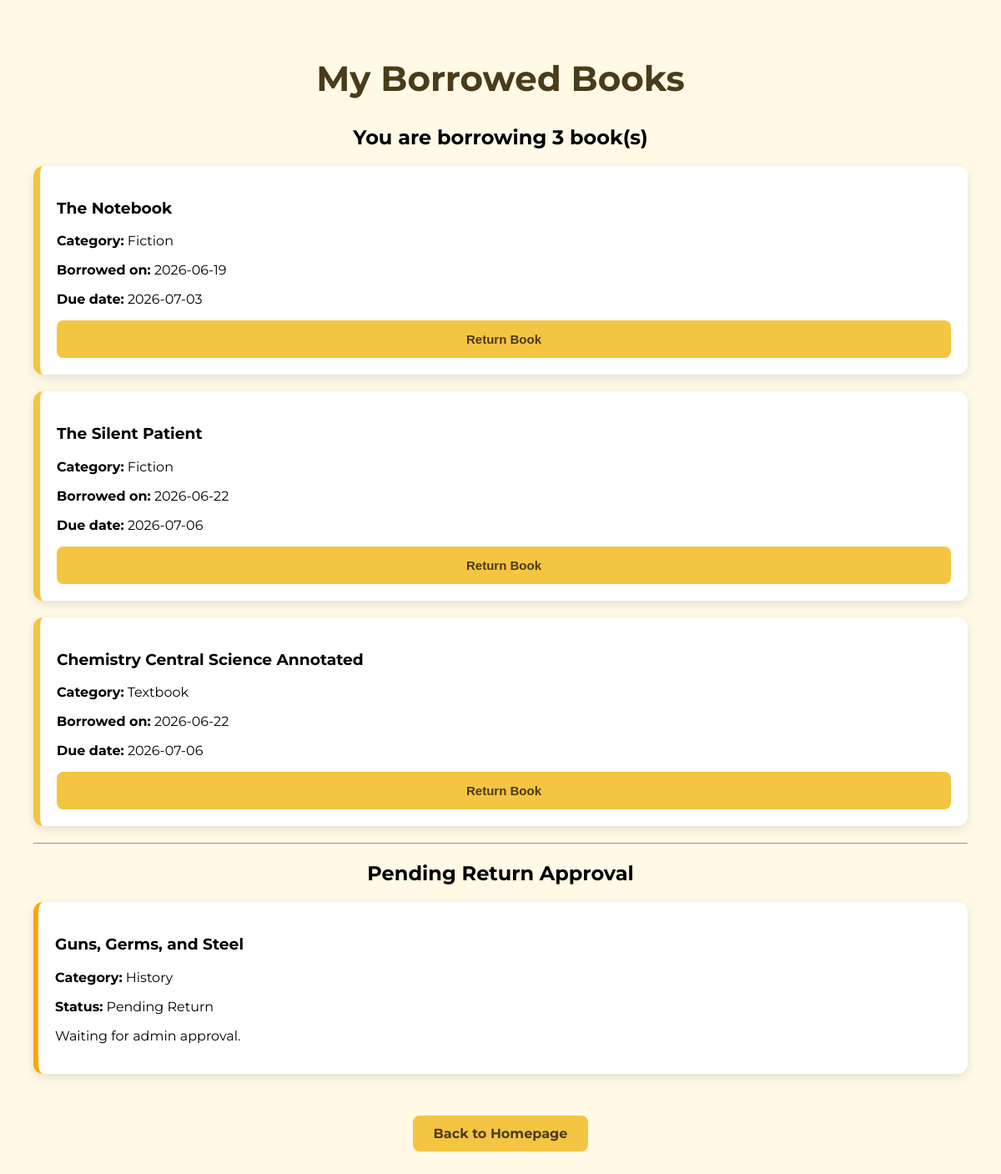
The page /mybooks (signed in) on the database as committed earlier.
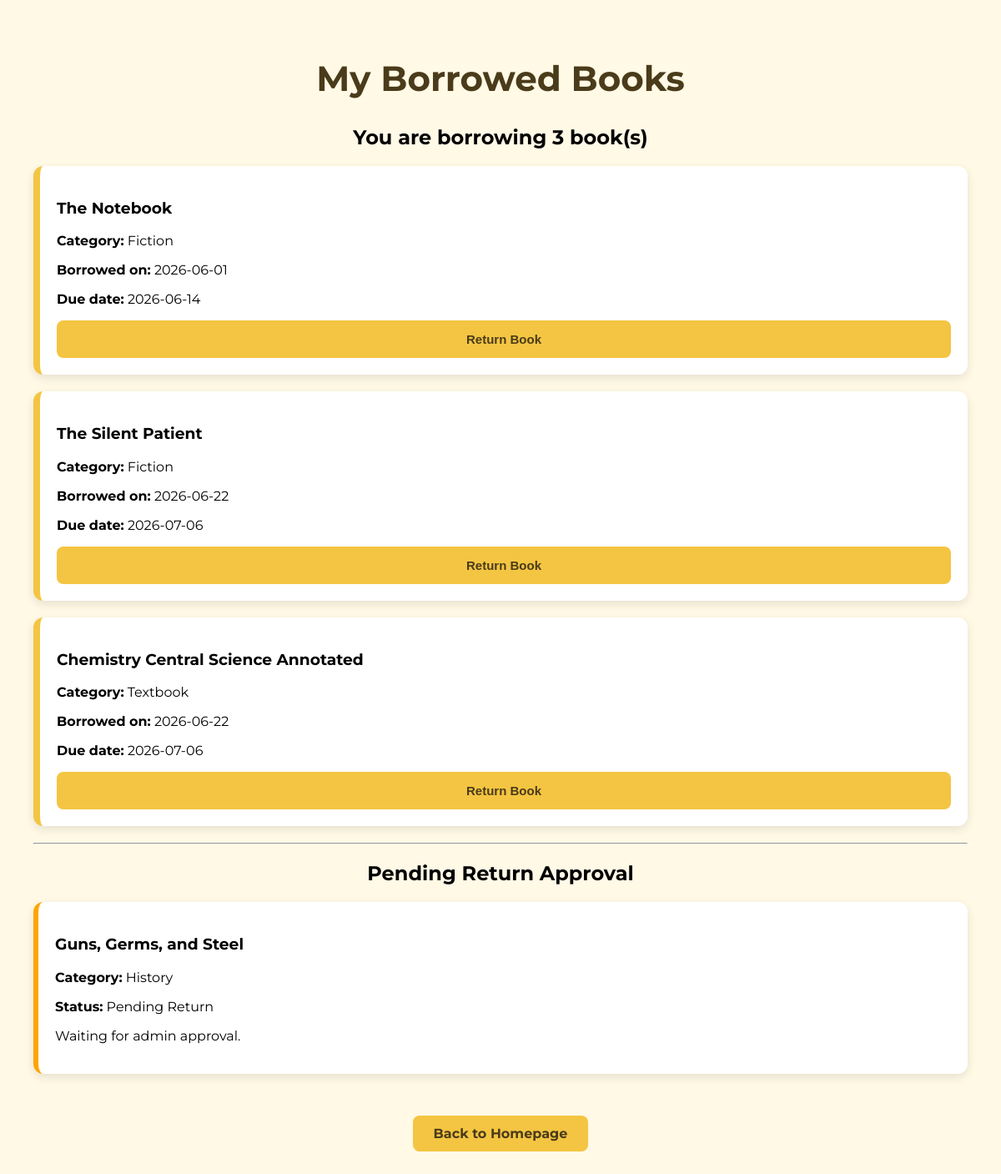
The same page on the database as committed later.
### tables this page shows
CREATE TABLE borrowed_books(
        id INTEGER PRIMARY KEY AUTOINCREMENT,
        user_id INTEGER,
        book_title TEXT,
        borrow_date TEXT,
        due_date TEXT,
        status TEXT, is_blocked INTEGER DEFAULT 0, return_date TEXT,
        FOREIGN KEY(user_id) REFERENCES users(id)
    );

### app.py (the view)
@app.route("/mybooks")
def my_books():
    if "user_id" not in session:
        return redirect(url_for("sign_in"))
    conn = sqlite3.connect("library.db")
    cursor = conn.cursor()
    cursor.execute("""
    SELECT book_title, borrow_date, due_date
    FROM borrowed_books
    WHERE user_id=? AND status='Borrowed'
    """, (session["user_id"],))
    borrowed_books = cursor.fetchall()
    cursor.execute("""
    SELECT book_title, borrow_date, due_date
    FROM borrowed_books
    WHERE user_id=? AND status='Pending Return'
    """, (session["user_id"],))
    pending_books = cursor.fetchall()
    conn.close()
    books = load_books()
    borrowed_book_details = []
    pending_book_details = []
    for borrowed in borrowed_books:
        title = borrowed[0]
        for book in books:
            if book["title"] == title:
                book_copy = book.copy()
                book_copy["borrow_date"] = borrowed[1]
                book_copy["due_date"] = borrowed[2]
                borrowed_book_details.append(book_copy)
    for borrowed in pending_books:
        title = borrowed[0]
        for book in books:
            if book["title"] == title:
                book_copy = book.copy()
                book_copy["borrow_date"] = borrowed[1]
                book_copy["due_date"] = borrowed[2]
                pending_book_details.append(book_copy)
    return render_template(
        "my_books.html",
        books=borrowed_book_details,
        pending_books=pending_book_details
    )

### app.py (called while the page is built)
def load_books():
    books = []
    with open("book.txt", "r", encoding="utf-8") as file:
        for line in file:
            if line.strip():
                title, category, genre, summary = line.strip().split("|")
                books.append({
                    "title": title,
                    "category": category,
                    "genre": genre,
                    "summary": summary
                })
    return books

### templates/my_books.html (shortened to what this page needs)
<!DOCTYPE html>
<html>
<head>
    <link rel="stylesheet"
          href="{{ url_for('static', filename='my_books.css') }}">
</head>
<body>
    <h1>My Borrowed Books</h1>
    <h2>You are borrowing {{ books|length }} book(s)</h2>
    {% if books %}
        {% for book in books %}
           <div class="book-card">
            <h3>{{ book.title }}</h3>
            <p><b>Category:</b> {{ book.category }}</p>
            <p><b>Borrowed on:</b> {{ book.borrow_date }}</p>
            <p><b>Due date:</b> {{ book.due_date }}</p>
            <form action="{{ url_for('return_book', title=book.title) }}"
                  method="post">
                <button type="submit" class="btn">
                    Return Book
                </button>
            </form>
           </div>
        {% endfor %}
    {% else %}
       <p>You have not borrowed any books yet.</p>
    {% endif %}
    <hr>
    <h2>Pending Return Approval</h2>
    {% if pending_books %}
        {% for book in pending_books %}
           <div class="book-card pending-card">
                <h3>{{ book.title }}</h3>
                <p><b>Category:</b> {{ book.category }}</p>
                <p><b>Status:</b> Pending Return</p>
                <p>Waiting for admin approval.</p>
            </div>
        {% endfor %}
    {% else %}
       <p>No pending return requests.</p>
    {% endif %}
    <a href="/" class="back-btn">
        Back to Homepage
    </a>
</body>
</html>

### static/my_books.css (style rules this page uses)
:root { --primary: #F4C542; --secondary: #FFE08A; --background: #FFF9E6; --text: #4A3B1A; --white: #FFFFFF; }
body { background-color: #FFF9E6; font-family: "Montserrat", sans-serif; text-align: center; margin: 0; padding: 40px; }
h1 { color: #4A3B1A; font-size: 42px; margin-bottom: 30px; font-family: "Montserrat", sans-serif; }
.book-card { background: white; border-left: 8px solid #F4C542; border-radius: 12px; padding: 20px; margin-bottom: 20px; text-align: left; box-shadow: 0 4px 12px rgba(0,0,0,0.1); }
.back-btn { display: inline-block; margin-top: 30px; background-color: #F4C542; color: #4A3B1A; padding: 12px 25px; border-radius: 8px; text-decoration: none; font-weight: bold; }
button, .btn { width: 100%; background: var(--primary); color: var(--text); border: none; padding: 14px; cursor: pointer; border-radius: 8px; font-weight: 600; font-size: 15px; transition: 0.3s; }
.pending-card { border-left: 6px solid orange; }

Rows that differ between the two databases and show on the page:
changed borrowed_books "The Notebook": borrow_date "2026-06-19" → "2026-06-01"; due_date "2026-07-03" → "2026-06-14"
